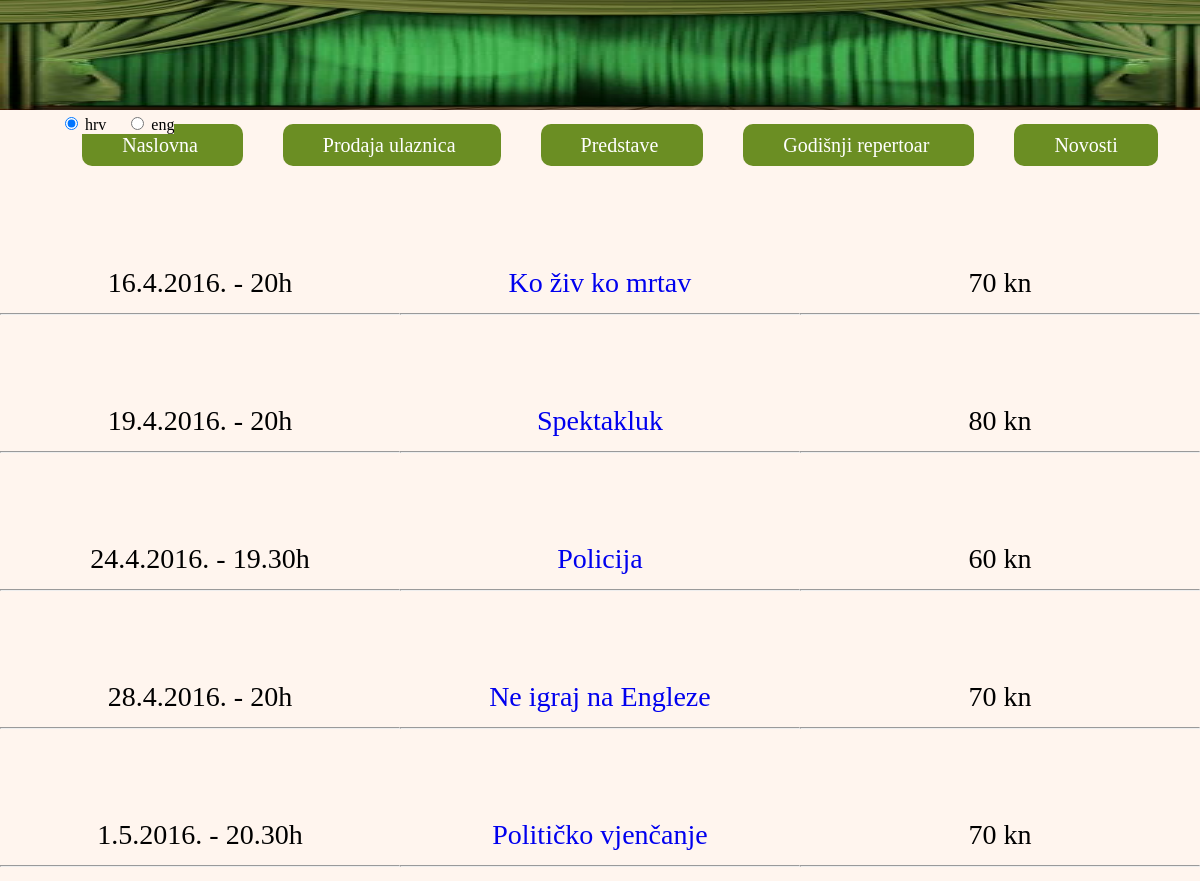
The page /predstave.php on the database its author committed.
### tables this page shows
CREATE TABLE `jezik` (
  `naziv` varchar(30) DEFAULT NULL,
  `hrv` varchar(400) DEFAULT NULL,
  `eng` varchar(400) DEFAULT NULL
);

### predstave.php (the view, shortened to what this page needs)
<!DOCTYPE html>
<html>
	<head>
		<?php
			$con = mysqli_connect("localhost", "root", "root", "kazaliste")
					or die("Neuspjesno spajanje na server");
			$con->set_charset('utf8');
		 ?>
		<link rel="stylesheet" type="text/css" href="mojstil.css">
		<header>
			<img src="zavjesa.jpg" alt="zavjesa" id="header">
			<form method="post" action="predstave.php" class="izborJezika" name="izborJezika"
					onClick="document.forms.izborJezika.submit();">
				<?php
					if(empty($_POST) && !isset($_SESSION['language']))
						echo '<input type="radio" name="jezik" value="hrv" checked> hrv &nbsp;&nbsp;&nbsp;
								<input type="radio" name="jezik" value="eng"> eng';
				?>
			</form>
		</header>
	</head>
	<body>
		<ul>
			<a href="naslovna.php">
				<li>
					<?php
						$query = "SELECT * FROM jezik WHERE naziv='naslovna'";
						$result = mysqli_query($con, $query);
						$row = mysqli_fetch_array($result);
						if(!empty($_POST))
							echo $row[$_POST['jezik']];
						else if(empty($_POST) && !isset($_SESSION['language']))
							echo $row['hrv'];
						else if(empty($_POST) && isset($_SESSION['language']))
							echo $row[$_SESSION['language']];
				 	?>
				</li>
			</a>
			<a href="prodaja_ulaznica.php">
				<li>
					<?php
						$query = "SELECT * FROM jezik WHERE naziv='prodajaUlaznica'";
						$result = mysqli_query($con, $query);
						$row = mysqli_fetch_array($result);
						if(!empty($_POST))
							echo $row[$_POST['jezik']];
						else if(empty($_POST) && !isset($_SESSION['language']))
							echo $row['hrv'];
						else if(empty($_POST) && isset($_SESSION['language']))
							echo $row[$_SESSION['language']];
				 	?>
				</li>
			</a>
			<a href="predstave.php">
				<li>
					<?php
						$query = "SELECT * FROM jezik WHERE naziv='predstave'";
						$result = mysqli_query($con, $query);
						$row = mysqli_fetch_array($result);
						if(!empty($_POST))
							echo $row[$_POST['jezik']];
						else if(empty($_POST) && !isset($_SESSION['language']))
							echo $row['hrv'];
						else if(empty($_POST) && isset($_SESSION['language']))
							echo $row[$_SESSION['language']];
				 	?>
				</li>
			</a>
			<a href="godisnji_repertoar.php">
				<li>
					<?php
						$query = "SELECT * FROM jezik WHERE naziv='godišnjiRepertoar'";
						$result = mysqli_query($con, $query);
						$row = mysqli_fetch_array($result);
						if(!empty($_POST))
							echo $row[$_POST['jezik']];
						else if(empty($_POST) && !isset($_SESSION['language']))
							echo $row['hrv'];
						else if(empty($_POST) && isset($_SESSION['language']))
							echo $row[$_SESSION['language']];
				 	?>
				</li>
			</a>
			<a href="novosti.php">
				<li>
					<?php
						$query = "SELECT * FROM jezik WHERE naziv='novosti'";
						$result = mysqli_query($con, $query);
						$row = mysqli_fetch_array($result);
						if(!empty($_POST))
							echo $row[$_POST['jezik']];
						else if(empty($_POST) && !isset($_SESSION['language']))
							echo $row['hrv'];
						else if(empty($_POST) && isset($_SESSION['language']))
							echo $row[$_SESSION['language']];
				 	?>
				</li>
			</a>
		</ul>
	<div class="datum">
		<div id="datum1">
			<?php
				$query = "SELECT * FROM jezik WHERE naziv='datum1'";
				$result = mysqli_query($con, $query);
				$row = mysqli_fetch_array($result);
				if(!empty($_POST))
					echo $row[$_POST['jezik']];
				else if(empty($_POST) && !isset($_SESSION['language']))
					echo $row['hrv'];
				else if(empty($_POST) && isset($_SESSION['language']))
					echo $row[$_SESSION['language']];
			?>
		</div>
		<hr>
		<div id="datum2">
			<?php
				$query = "SELECT * FROM jezik WHERE naziv='datum2'";
				$result = mysqli_query($con, $query);
				$row = mysqli_fetch_array($result);
				if(!empty($_POST))
					echo $row[$_POST['jezik']];
				else if(empty($_POST) && !isset($_SESSION['language']))
					echo $row['hrv'];
				else if(empty($_POST) && isset($_SESSION['language']))
					echo $row[$_SESSION['language']];
			?>
		</div>
		<hr>
		<div id="datum3">
			<?php
				$query = "SELECT * FROM jezik WHERE naziv='datum3'";
				$result = mysqli_query($con, $query);
				$row = mysqli_fetch_array($result);
				if(!empty($_POST))
					echo $row[$_POST['jezik']];
				else if(empty($_POST) && !isset($_SESSION['language']))
					echo $row['hrv'];
				else if(empty($_POST) && isset($_SESSION['language']))
					echo $row[$_SESSION['language']];
			?>
		</div>
		<hr>
		<div id="datum4">
			<?php
				$query = "SELECT * FROM jezik WHERE naziv='datum4'";
				$result = mysqli_query($con, $query);
				$row = mysqli_fetch_array($result);
				if(!empty($_POST))
					echo $row[$_POST['jezik']];
				else if(empty($_POST) && !isset($_SESSION['language']))
					echo $row['hrv'];
				else if(empty($_POST) && isset($_SESSION['language']))
					echo $row[$_SESSION['language']];
			?>
		</div>
		<hr>
		<div id="datum5">
			<?php
				$query = "SELECT * FROM jezik WHERE naziv='datum5'";
				$result = mysqli_query($con, $query);
				$row = mysqli_fetch_array($result);
				if(!empty($_POST))
					echo $row[$_POST['jezik']];
				else if(empty($_POST) && !isset($_SESSION['language']))
					echo $row['hrv'];
				else if(empty($_POST) && isset($_SESSION['language']))
					echo $row[$_SESSION['language']];
			?>
		</div>
		<hr>
	</div>
	<div class="predstava">
		<div id="predstava1">
			<a href="koZivKoMrtav.php" class="linkoviPredstava">
				<?php
					$query = "SELECT * FROM jezik WHERE naziv='predstava1'";
					$result = mysqli_query($con, $query);
					$row = mysqli_fetch_array($result);
					if(!empty($_POST))
						echo $row[$_POST['jezik']];
					else if(empty($_POST) && !isset($_SESSION['language']))
						echo $row['hrv'];
					else if(empty($_POST) && isset($_SESSION['language']))
						echo $row[$_SESSION['language']];
				?>
			</a>
		</div>
		<hr>
		<div id="predstava2">
			<a href="spektakluk.php" class="linkoviPredstava">
				<?php
					$query = "SELECT * FROM jezik WHERE naziv='predstava2'";
					$result = mysqli_query($con, $query);
					$row = mysqli_fetch_array($result);
					if(!empty($_POST))
						echo $row[$_POST['jezik']];
					else if(empty($_POST) && !isset($_SESSION['language']))
						echo $row['hrv'];
					else if(empty($_POST) && isset($_SESSION['language']))
						echo $row[$_SESSION['language']];
				?>
			</a>
		</div>
		<hr>
		<div id="predstava3">
			<a href="policija.php" class="linkoviPredstava">
				<?php
					$query = "SELECT * FROM jezik WHERE naziv='predstava3'";
					$result = mysqli_query($con, $query);
					$row = mysqli_fetch_array($result);
					if(!empty($_POST))
						echo $row[$_POST['jezik']];
					else if(empty($_POST) && !isset($_SESSION['language']))
						echo $row['hrv'];
					else if(empty($_POST) && isset($_SESSION['language']))
						echo $row[$_SESSION['language']];
				?>
			</a>
		</div>
		<hr>
		<div id="predstava4">
			<a href="neIgrajNaEngleze.php" class="linkoviPredstava">
				<?php
					$query = "SELECT * FROM jezik WHERE naziv='predstava4'";
					$result = mysqli_query($con, $query);
					$row = mysqli_fetch_array($result);
					if(!empty($_POST))
						echo $row[$_POST['jezik']];
					else if(empty($_POST) && !isset($_SESSION['language']))
						echo $row['hrv'];
					else if(empty($_POST) && isset($_SESSION['language']))
						echo $row[$_SESSION['language']];
				?>
			</a>
		</div>
		<hr>
		<div id="predstava5">
			<a href="politickoVjencanje.php" class="linkoviPredstava">
				<?php
					$query = "SELECT * FROM jezik WHERE naziv='predstava5'";
					$result = mysqli_query($con, $query);
					$row = mysqli_fetch_array($result);
					if(!empty($_POST))
						echo $row[$_POST['jezik']];
					else if(empty($_POST) && !isset($_SESSION['language']))
						echo $row['hrv'];
					else if(empty($_POST) && isset($_SESSION['language']))
						echo $row[$_SESSION['language']];
				?>
			</a>
		</div>
		<hr>
	</div>
	<div class="cijena">
		<div id="cijena1">
			<?php
				$query = "SELECT * FROM jezik WHERE naziv='cijena1'";
				$result = mysqli_query($con, $query);
				$row = mysqli_fetch_array($result);
				if(!empty($_POST))
					echo $row[$_POST['jezik']];
				else if(empty($_POST) && !isset($_SESSION['language']))
					echo $row['hrv'];
				else if(empty($_POST) && isset($_SESSION['language']))
					echo $row[$_SESSION['language']];
			?>
		</div>
		<hr>
		<div id="cijena2">
			<?php
				$query = "SELECT * FROM jezik WHERE naziv='cijena2'";
				$result = mysqli_query($con, $query);
				$row = mysqli_fetch_array($result);
				if(!empty($_POST))
					echo $row[$_POST['jezik']];
				else if(empty($_POST) && !isset($_SESSION['language']))
					echo $row['hrv'];
				else if(empty($_POST) && isset($_SESSION['language']))
					echo $row[$_SESSION['language']];
			?>
		</div>
		<hr>
		<div id="cijena3">
			<?php
				$query = "SELECT * FROM jezik WHERE naziv='cijena3'";
				$result = mysqli_query($con, $query);
				$row = mysqli_fetch_array($result);
				if(!empty($_POST))
					echo $row[$_POST['jezik']];
				else if(empty($_POST) && !isset($_SESSION['language']))
					echo $row['hrv'];
				else if(empty($_POST) && isset($_SESSION['language']))
					echo $row[$_SESSION['language']];
			?>
		</div>
		<hr>
		<div id="cijena4">
			<?php
				$query = "SELECT * FROM jezik WHERE naziv='cijena4'";
				$result = mysqli_query($con, $query);
				$row = mysqli_fetch_array($result);
				if(!empty($_POST))
					echo $row[$_POST['jezik']];
				else if(empty($_POST) && !isset($_SESSION['language']))
					echo $row['hrv'];
				else if(empty($_POST) && isset($_SESSION['language']))
					echo $row[$_SESSION['language']];
			?>
		</div>
		<hr>
		<div id="cijena5">
			<?php
				$query = "SELECT * FROM jezik WHERE naziv='cijena5'";
				$result = mysqli_query($con, $query);
				$row = mysqli_fetch_array($result);
				if(!empty($_POST))
					echo $row[$_POST['jezik']];
				else if(empty($_POST) && !isset($_SESSION['language']))
					echo $row['hrv'];
				else if(empty($_POST) && isset($_SESSION['language']))
					echo $row[$_SESSION['language']];
			?>
		</div>
		<hr>
	</div>
	</body>
</html>

### mojstil.css (style rules this page uses)
#header { min-width: 100%; height: 110px; }
body { background-color: SeaShell; width: 100%; margin-top: 0px; margin-left: 0px; }
li { display: inline; background-color: OliveDrab; padding: 10px 40px 10px; border-radius: 10px; font-size: 20px; }
ul { margin: 20px auto; text-align: center; }
ul a:link { text-decoration: none; color: white; margin: 20px; }
.izborJezika { background-color: SeaShell; position :absolute; margin-bottom: 0px; margin-left: 5%; }
.datum, .predstava, .cijena { float: left; width: 33.33%; height: 100%; text-align: center; font-size:28px; }
.datum div, .predstava div, .cijena div { margin-top: 90px; }
.predstava div a { text-decoration: none; }

### rows shown on the page
jezik: hrv "Naslovna"
jezik: hrv "Prodaja ulaznica"
jezik: hrv "Predstave"
jezik: hrv "Godišnji repertoar"
jezik: hrv "Novosti"
jezik: hrv "16.4.2016. - 20h"
jezik: hrv "19.4.2016. - 20h"
jezik: hrv "24.4.2016. - 19.30h"
jezik: hrv "28.4.2016. - 20h"
jezik: hrv "1.5.2016. - 20.30h"
jezik: hrv "Ko živ ko mrtav"
jezik: hrv "Spektakluk"
jezik: hrv "Policija"
jezik: hrv "Ne igraj na Engleze"
jezik: hrv "Političko vjenčanje"
jezik: hrv "70 kn"
jezik: hrv "80 kn"
jezik: hrv "60 kn"
jezik: hrv "70 kn"
jezik: hrv "70 kn"
